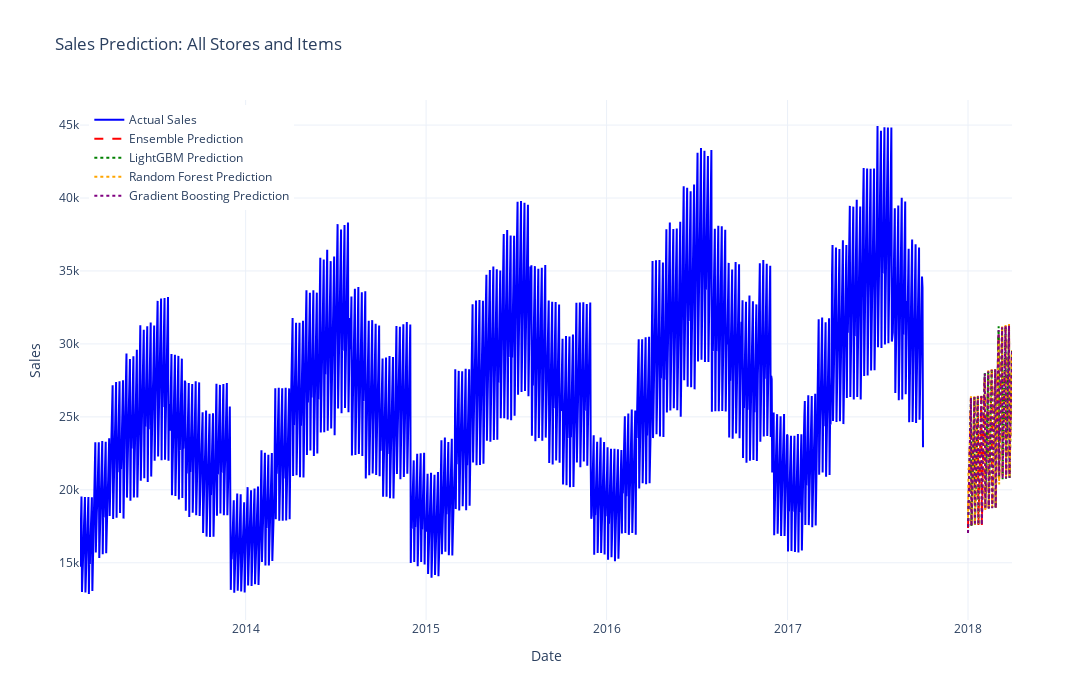
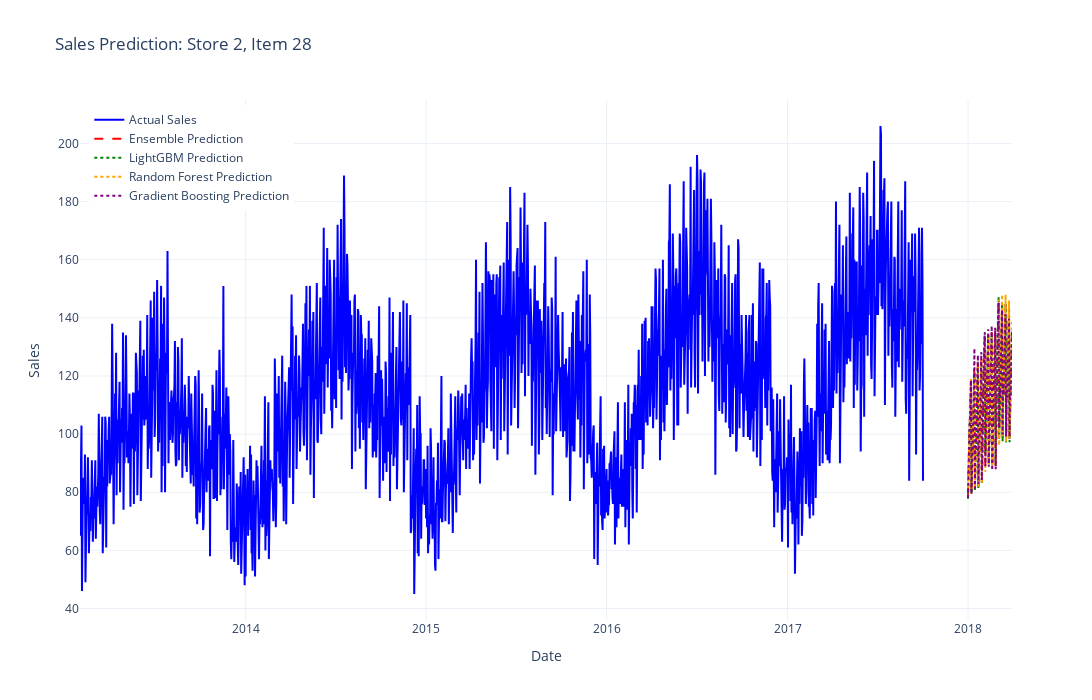
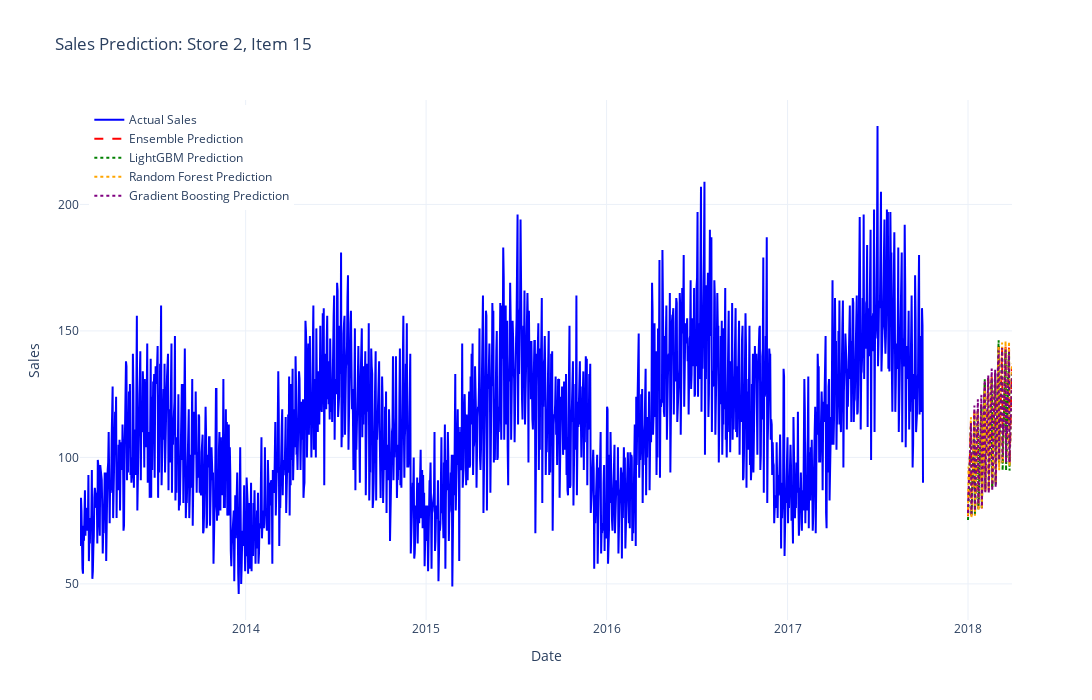
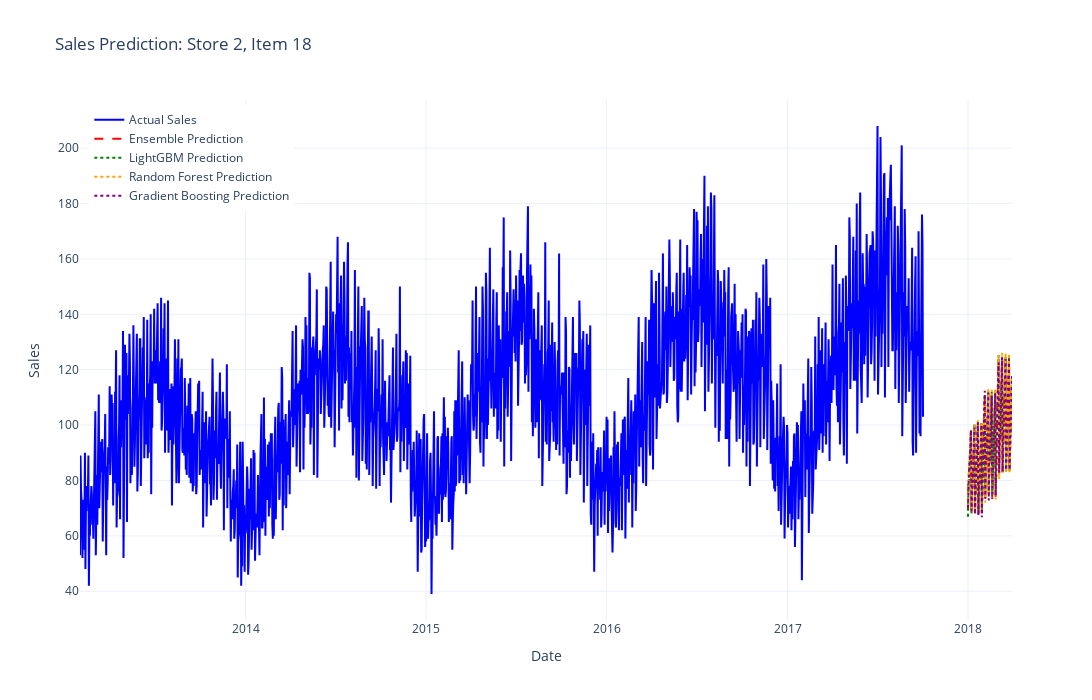

The notebook cell these images were saved under, in order:
### Code cell
# 7. Visualize Results
def plot_predictions(actual_df, pred_df, store=None, item=None):
    """Plot actual vs predicted sales for specific store and item"""
    
    fig = go.Figure()
    
    # Filter data if store and item are specified
    if store is not None and item is not None:
        actual_df = actual_df[
            (actual_df['store'] == store) & 
            (actual_df['item'] == item)
        ]
        pred_df = pred_df[
            (pred_df['store'] == store) & 
            (pred_df['item'] == item)
        ]
    
    # Aggregate daily sales if showing all stores/items
    actual_daily = actual_df.groupby('date')['sales'].sum().reset_index()
    
    # Plot actual sales
    fig.add_trace(go.Scatter(
        x=actual_daily['date'],
        y=actual_daily['sales'],
        name='Actual Sales',
        line=dict(color='blue')
    ))
    
    # Plot predictions from each model
    colors = {
        'predicted_sales': 'red',      # Ensemble
        'predicted_sales_lgbm': 'green',  # LightGBM
        'predicted_sales_rf': 'orange',   # Random Forest
        'predicted_sales_gb': 'purple'    # Gradient Boosting
    }
    
    names = {
        'predicted_sales': 'Ensemble Prediction',
        'predicted_sales_lgbm': 'LightGBM Prediction',
        'predicted_sales_rf': 'Random Forest Prediction',
        'predicted_sales_gb': 'Gradient Boosting Prediction'
    }
    
    for pred_col, color in colors.items():
        pred_daily = pred_df.groupby('date')[pred_col].sum().reset_index()
        
        fig.add_trace(go.Scatter(
            x=pred_daily['date'],
            y=pred_daily[pred_col],
            name=names[pred_col],
            line=dict(
                color=color,
                dash='dash' if pred_col == 'predicted_sales' else 'dot'
            )
        ))
    
    # Update layout
    title = 'Sales Prediction: '
    title += f'Store {store}, Item {item}' if store and item else 'All Stores and Items'
    
    fig.update_layout(
        title=title,
        xaxis_title='Date',
        yaxis_title='Sales',
        hovermode='x unified',
        template='plotly_white',
        width=1200,
        height=700,
        showlegend=True,
        legend=dict(
            yanchor="top",
            y=0.99,
            xanchor="left",
            x=0.01
        )
    )
    
    return fig

# Plot overall predictions
print("Creating visualizations...")
# Combine training and validation data for plotting
full_data = pd.concat([train_data, val_data])
overall_plot = plot_predictions(full_data, future_predictions_df)
overall_plot.show()

# Example: Plot predictions for top 3 selling items
print("\nAnalyzing top selling items...")
top_items = df_train.groupby(['store', 'item'])['sales'].sum().sort_values(ascending=False).head(3)
print("\nTop 3 store-item combinations by total sales:")
for (store, item), sales in top_items.items():
    print(f"Store: {store}, Item: {item}, Total Sales: {sales:,.0f}")
    # ใช้ full_data แทน val_data
    specific_plot = plot_predictions(full_data, future_predictions_df, store, item)
    specific_plot.show()

# Calculate and display model contribution to final predictions
print("\nAnalyzing model contributions to ensemble predictions...")
weights = {
    'LightGBM': r2_lgbm,
    'RandomForest': r2_rf,
    'GradientBoosting': r2_gb
}
total_weight = sum(weights.values())
weights = {k: v/total_weight * 100 for k, v in weights.items()}

print("\nModel weights in ensemble prediction:")
for model, weight in weights.items():
    print(f"{model}: {weight:.1f}%")
